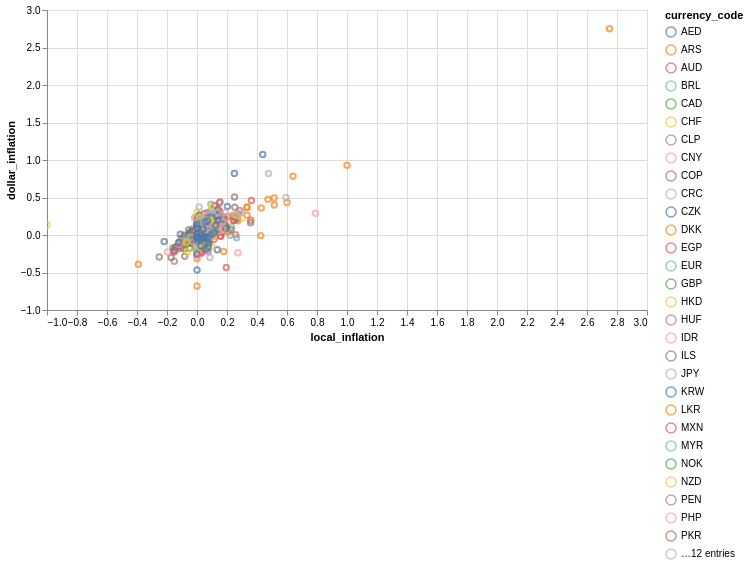

Here is the notebook cell this chart was saved with:
### Code cell
import pandas as pd
import altair as alt
import time
from functools import wraps

# --- DECORATOR & FUNCTIONS ---

def log_step(func):
    @wraps(func)
    def wrapper(*args, **kwargs):
        start_time = time.time()
        result = func(*args, **kwargs)
        duration = time.time() - start_time
        print(f"[{func.__name__:<22}] shape={str(result.shape):<10} took {duration:.4f}s")
        return result
    return wrapper

@log_step
def start_pipeline(dataf):
    return dataf.copy()

@log_step
def set_dtypes(dataf):
    return (dataf
            .assign(date=lambda d: pd.to_datetime(d['date']))
            .sort_values(['currency_code', 'date']))

@log_step
def remove_outliers(dataf, min_row_country=32):
    countries = (dataf
                .groupby('currency_code')
                .agg(n=('name', 'count'))
                .loc[lambda d: d['n'] >= min_row_country]
                .index)
    return dataf.loc[lambda d: d['currency_code'].isin(countries)]

@log_step
def add_inflation_features(dataf):
    return (dataf
            .assign(local_inflation=lambda d: d.groupby('name')['local_price'].pct_change())
            .assign(dollar_inflation=lambda d: d.groupby('name')['dollar_price'].pct_change()))

@log_step
def drop_nans(dataf):
    # Safely drop the first row of each country containing NaNs from inflation calculations
    return dataf.dropna(subset=['local_inflation', 'dollar_inflation'])

# --- YOUR PLOT FUNCTION ---

def plot_bigmac(dataf):
    return (alt.Chart(dataf)
      .mark_point()
      .encode(x='local_inflation',
              y='dollar_inflation',
              color=alt.Color('currency_code'),
              tooltip=["currency_code", "local_inflation", "dollar_inflation"])
      .properties(width=600, height=300) # Increased height slightly to make it easier to view
      .interactive())

# --- EXECUTE THE WHOLE CHAIN ---

df = pd.read_csv('https://calmcode.io/static/data/bigmac.csv')

chart = (df
         .pipe(start_pipeline)
         .pipe(set_dtypes)
         .pipe(remove_outliers, min_row_country=20)
         .pipe(add_inflation_features)
         .pipe(drop_nans) # Added to ensure Altair has clean numeric coordinates to plot
         .pipe(plot_bigmac))

# Display the chart
chart

### Figure 1 — Vega-Lite specification as saved in the notebook (floating-point values rounded to 4 significant figures; data arrays with more than 128 entries replaced by an {"elided": "..."} marker saying what was removed)
{"config": {"view": {"continuousWidth": 300, "continuousHeight": 300}}, "data": {"name": "data-bdbd768d5c6b27390730d20ed2b357d4"}, "mark": {"type": "point"}, "encoding": {"color": {"field": "currency_code", "type": "nominal"}, "tooltip": [{"field": "currency_code", "type": "nominal"}, {"field": "local_inflation", "type": "quantitative"}, {"field": "dollar_inflation", "type": "quantitative"}], "x": {"field": "local_inflation", "type": "quantitative"}, "y": {"field": "dollar_inflation", "type": "quantitative"}}, "height": 300, "params": [{"name": "param_1", "select": {"type": "interval", "encodings": ["x", "y"]}, "bind": "scales"}], "width": 600, "$schema": "https://vega.github.io/schema/vega-lite/v5.20.1.json", "datasets": {"data-bdbd768d5c6b27390730d20ed2b357d4": {"elided": "1206 records"}}}
